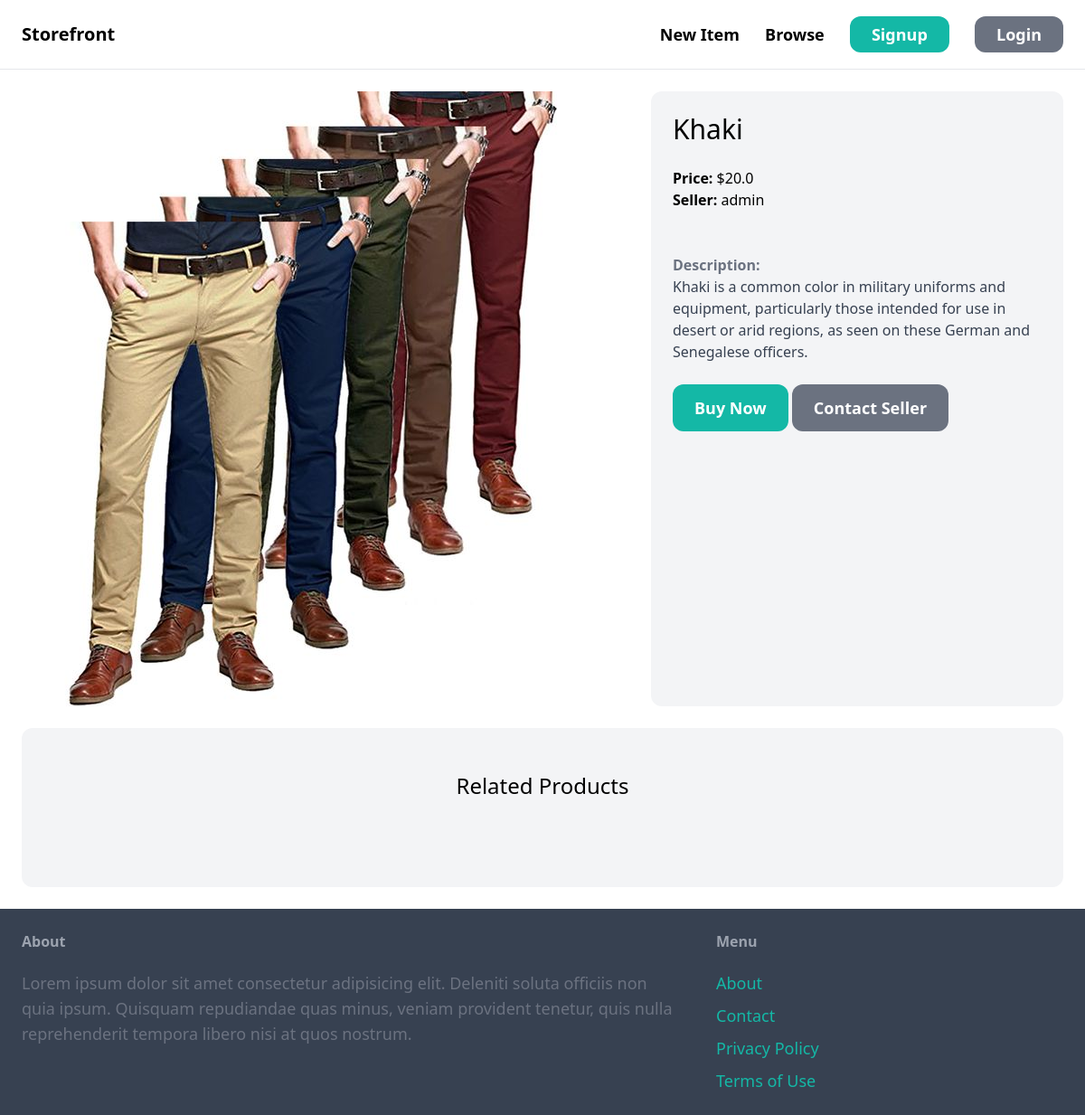
Before: /products/2/ with the older database file.
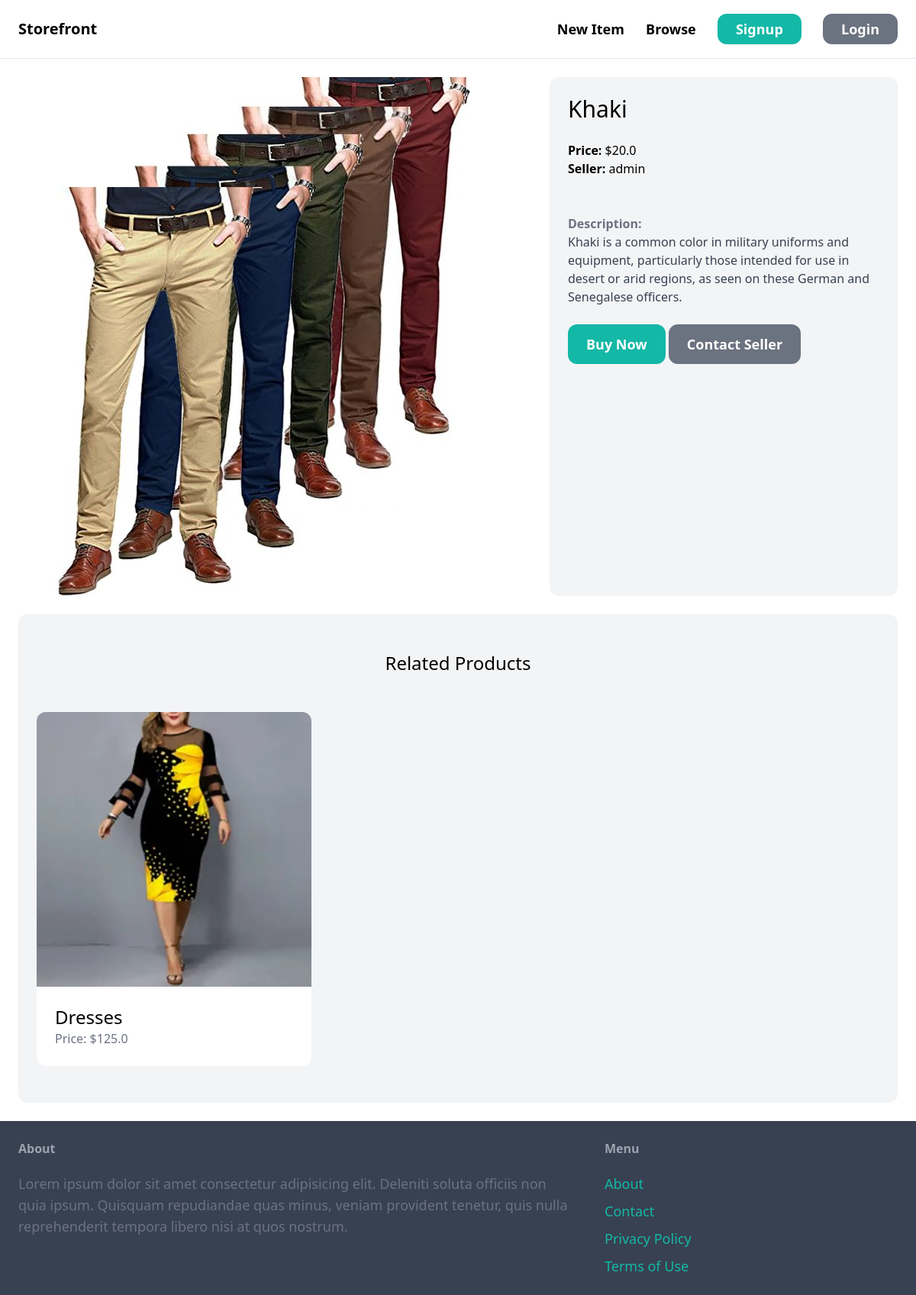
After: the same page with the newer database file.
### products/models.py (models this page shows, shortened)
class Product(models.Model):
    category = models.ForeignKey(Category, related_name="products", on_delete=models.CASCADE)
    name = models.CharField(max_length=255)
    description = models.TextField(blank=True, null=True)
    price = models.FloatField()
    image = models.ImageField(upload_to='product_images', blank=True, null=True)
    is_sold = models.BooleanField(default=False)
    created_at = models.DateTimeField(auto_now_add=True)
    created_by = models.ForeignKey(User, related_name="products", on_delete=models.CASCADE)

### products/views.py (the view)
# urls.py: path('<int:pk>/', views.detail, name='detail'),
def detail(request, pk):
    product = get_object_or_404(Product, pk=pk)
    related_products = Product.objects.filter(category=product.category, is_sold=False).exclude(pk=pk)[0:3]
    return render(request, 'product/detail.html', {
        'product': product,
        'related_products': related_products
    })

### products/templates/product/detail.html (shortened to what this page needs)
{% extends 'store/base.html' %}
{% block content %}
<div class="grid grid-cols-5 gap-2">
    <div class="col-span-3">
        <img src="{{ product.image.url }}" alt="{{product.name}}" class="rounded-xl">
    </div>
    <div class="col-span-2 p-6 bg-gray-100 rounded-xl">
        <h1 class="mb-6 text-3xl">{{ product.name }}</h1>
        <p class="txt-gray-400"><strong>Price: </strong>${{ product.price }}</p>
        <p class="txt-gray-400"><strong>Seller: </strong>{{ product.created_by.username }}</p>
        <br><br>
        {% if product.description %}
        <p class="text-gray-700">
            <strong class="text-gray-500">Description:</strong><br>
            {{product.description}}
        </p>
        {% endif %}
        <a href="#" class="inline-block mt-6 px-6 py-3 text-lg font-semibold bg-teal-500 text-white rounded-xl hover:bg-teal-700">   Buy Now  </a>
        <a href="#" class="inline-block mt-6 px-6 py-3 text-lg font-semibold bg-gray-500 text-white rounded-xl hover:bg-gray-700">Contact Seller</a>
    </div>
</div>
<div class="mt-6 px-6 py-12 bg-gray-100 rounded-xl">
    <h2 class="mb-12 text-2xl text-center">Related Products</h2>
    <div class="grid grid-cols-3 gap-3">
      {% for product in related_products %}
      <div>
        <a href="{% url 'product:detail' product.id %}">
          <div>
            <img
              src="{{product.image.url}}"
              alt="{{product.name}}"
              class="rounded-t-xl"
            />
          </div>
          <div class="p-6 bg-white rounded-b-xl">
            <h2 class="text-2xl">{{product.name}}</h2>
            <p class="text-gray-500">Price: ${{product.price}}</p>
          </div>
        </a>
      </div>
      {% endfor %}
    </div>
  </div>
{% endblock %}

Changed rows visible on the page:
added Product: image (picture), name "Dresses", price "125.0"
